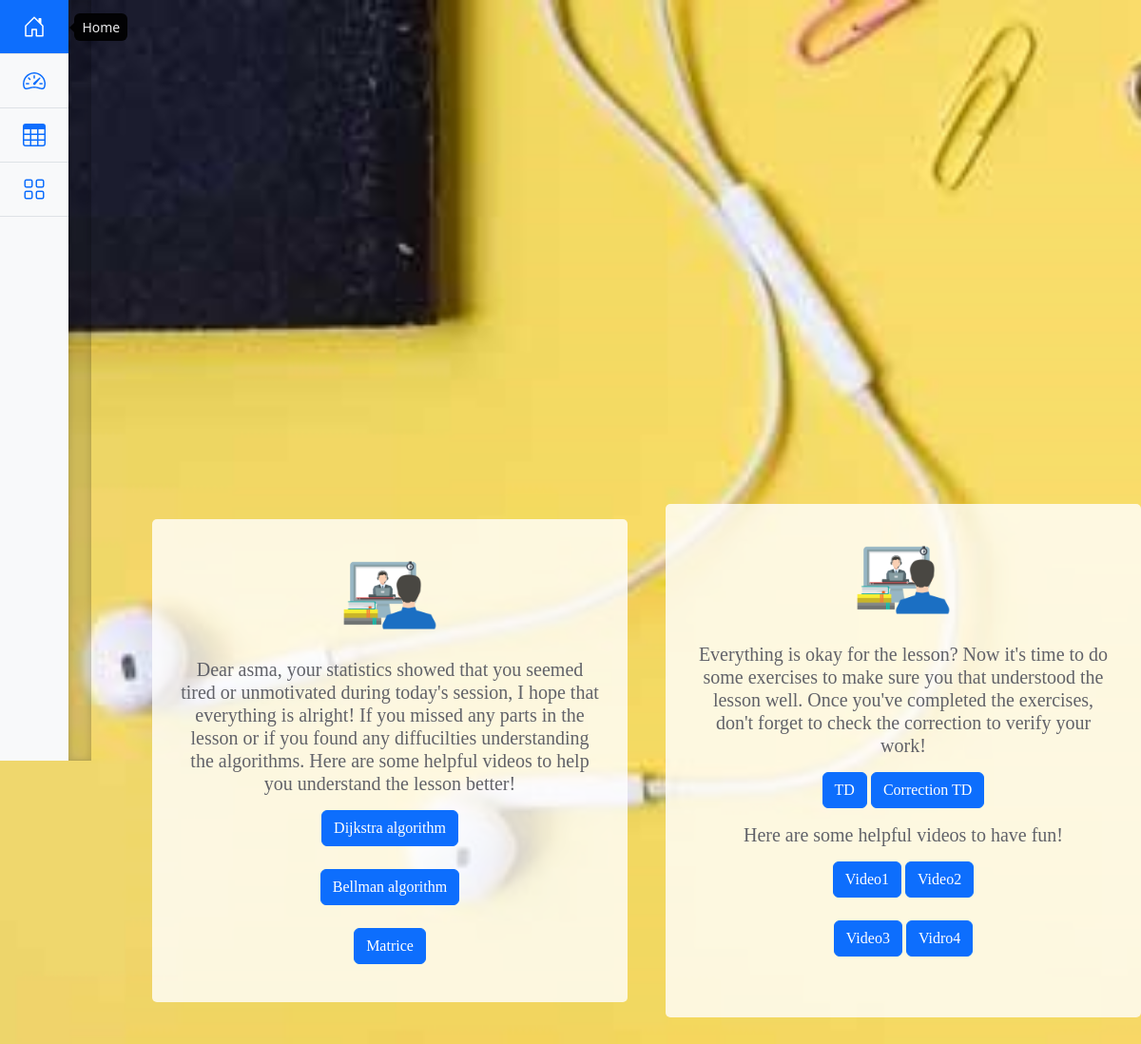
The app's page /recommendations/, older data.
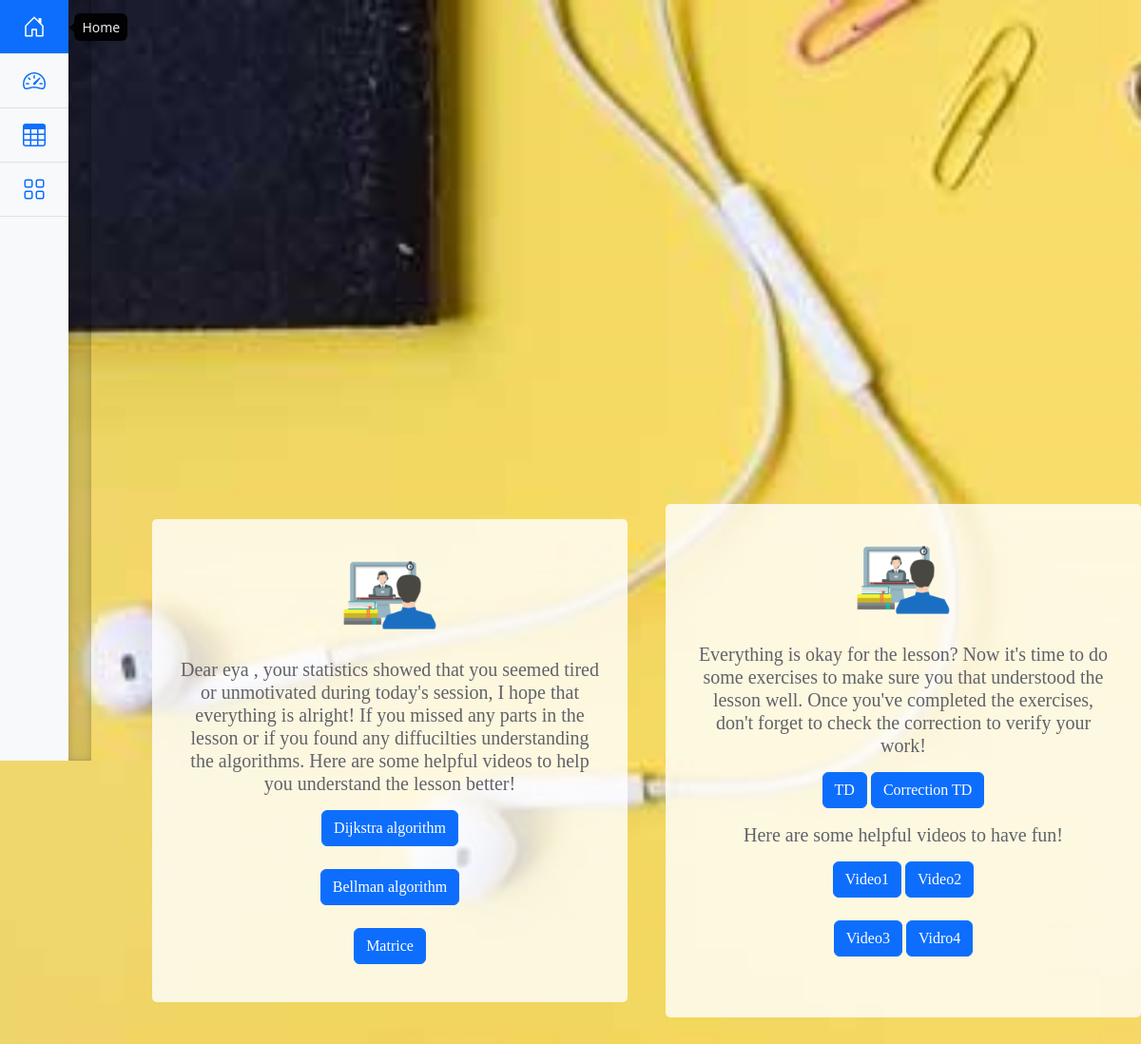
The same page, newer data.
### base/models.py (models this page shows, shortened)
class Etudiant(models.Model):
    nom = models.CharField(max_length=100)
    etat=models.CharField(max_length=100,default='absent(e)')
    class Meta:
        verbose_name_plural = 'etudiant'

### base/views.py (the view)
# urls.py: path('recommendations/', views.recommendation_s, name='recommendations'),
def recommendation_s(request):
    latest_detection = Detection.objects.latest('detection_time')
    detections = Detection.objects.filter(etudiant=latest_detection.etudiant).order_by('-detection_time')
    data = [{'emotion': d.emotion, 'detection_time': d.detection_time, 'etudiant': d.etudiant.nom} for d in detections]
    latest_etudiant = latest_detection.etudiant.nom if detections.exists() else None
    context = {'data': data, 'latest_etudiant': latest_etudiant}
    return render(request, 'Student/recommendation/recommendation.html',context)

### base/templates/Student/recommendation/recommendation.html (shortened to what this page needs)
{% load static %}
{% block content %}
<link rel="stylesheet" href="{% static 'base/css/bootstrap.css' %}" />
{%include '../side bar/index.html'%}
<body style="background-image: url({%static 'images/study.jpg' %});" >
<main>
    <section id="formcontainer1">
      <img id="logo" src="{% static 'images/logo.png' %}"/>
        <div id="welcome-message">
            <div style="font-family: Comic Sans MS, Comic Sans, cursive; ">
                <p><h5  style=" color: rgb(97, 98, 105);" >Everything is okay for the lesson? Now it's time to do some exercises to make sure you that understood the lesson well.
                    Once you've completed the exercises,
                    don't forget to check the correction to verify your work!</h5></p>
        <button type="button" class="btn btn-primary" data-bs-toggle="modal" data-bs-target="#exampleTD">
           TD
            </button>
            <button type="button" class="btn btn-primary" data-bs-toggle="modal" data-bs-target="#corrTD">
                Correction TD
                 </button>
                 <div style=" font-family: Comic Sans MS, Comic Sans, cursive; ">
                  <p ><h5  style=" color: rgb(97, 98, 105);">
                      Here are some helpful videos to  have fun!</h5></p>
                      <button type="button" class="btn btn-primary" data-bs-toggle="modal" data-bs-target="#exampleVideo3">
                        Video1
                          </button>
                          <button type="button" class="btn btn-primary" data-bs-toggle="modal" data-bs-target="#exampleVideo4">
                              Video2
                              </button> </br> </br>
                              <button type="button" class="btn btn-primary" data-bs-toggle="modal" data-bs-target="#exampleVideo5">
                           Video3
                                </button>
                                <button type="button" class="btn btn-primary" data-bs-toggle="modal" data-bs-target="#exampleVideo6">
                                  Vidro4
                                    </button>
             </div>
           </div>
        </div>
                </section>
                <section id="formcontainer">
                  <img id="logo" src="{% static 'images/logo.png' %}"/>
                    <div id="welcome-message">
                        <div style=" font-family: Comic Sans MS, Comic Sans, cursive; ">
                            <p ><h5  style=" color: rgb(97, 98, 105);">Dear {{ latest_etudiant }}, your statistics showed that you seemed tired or unmotivated during today's session,
                                I hope that everything is alright! If you missed any parts in the lesson or if you found any diffucilties understanding the algorithms.
                                Here are some helpful videos to help you understand the lesson better!</h5></p>
                                <button type="button" class="btn btn-primary" data-bs-toggle="modal" data-bs-target="#exampleVideo">
                                    Dijkstra algorithm
                                    </button> </br></br>
                                    <button type="button" class="btn btn-primary" data-bs-toggle="modal" data-bs-target="#exampleVideo1">
                                        Bellman algorithm
                                        </button> </br> </br>
                                        <button type="button" class="btn btn-primary" data-bs-toggle="modal" data-bs-target="#exampleVideo2">
                                          Matrice
                                            </button>
                       </div>
                    </div>
                              </section>
</main>
</body>
{% endblock content %}

### base/templates/Student/side bar/index.html (shortened to what this page needs)
{%load static%}
<!doctype html>
<html lang="en" data-bs-theme="auto">
  <head><script src="../assets/js/color-modes.js"></script>
<link href="../assets/dist/css/bootstrap.min.css" rel="stylesheet">
    <link href="sidebars.css" rel="stylesheet">
  </head>
  <body>
<main class="d-flex flex-nowrap">
  <div class="d-flex flex-column flex-shrink-0 bg-body-tertiary" style="width: 4.5rem;">
    <ul class="nav nav-pills nav-flush flex-column mb-auto text-center">
      <li class="nav-item">
        <a href="{%url 'homes'%}" class="nav-link active py-3 border-bottom rounded-0" aria-current="page" title="Home" data-bs-toggle="tooltip" data-bs-placement="right">
          <svg class="bi pe-none" width="24" height="24" role="img" aria-label="Home"><use xlink:href="#home"/></svg>
        </a>
      </li>
      <li>
        <a href="{% url 'dashboard_s'%}" class="nav-link py-3 border-bottom rounded-0" title="Dashboard" data-bs-toggle="tooltip" data-bs-placement="right">
          <svg class="bi pe-none" width="24" height="24" role="img" aria-label="Dashboard"><use xlink:href="#speedometer2"/></svg>
        </a>
      </li>
      <li>
        <a href="{%url 'student'%}" class="nav-link py-3 border-bottom rounded-0" title="Join Course" data-bs-toggle="tooltip" data-bs-placement="right">
          <svg class="bi pe-none" width="24" height="24" role="img" aria-label="Orders"><use xlink:href="#table"/></svg>
        </a>
      </li>
      <li>
        <a href="{% url 'detect_emotion'%}" class="nav-link py-3 border-bottom rounded-0" title="Modele ia" data-bs-toggle="tooltip" data-bs-placement="right">
          <svg class="bi pe-none" width="24" height="24" role="img" aria-label="Products"><use xlink:href="#grid"/></svg>
        </a>
      </li>
    </ul>
  </div>
  <div class="b-example-divider b-example-vr"></div>
</main>
  </body>
</html>

### base/templates/Student/side bar/sidebars.css (style rules this page uses)
body { min-height: 100vh; min-height: -webkit-fill-available; }
html { height: -webkit-fill-available; }
main { height: 100vh; height: -webkit-fill-available; max-height: 100vh; overflow-x: auto; overflow-y: hidden; }

### base/templates/Student/side bar/index.html (style rules this page uses)
.b-example-divider { width: 100%; height: 3rem; background-color: rgba(0, 0, 0, .1); border: solid rgba(0, 0, 0, .15); border-width: 1px 0; box-shadow: inset 0 .5em 1.5em rgba(0, 0, 0, .1), inset 0 .125em .5em rgba(0, 0, 0, .15); }
.b-example-vr { flex-shrink: 0; width: 1.5rem; height: 100vh; }
.bi { vertical-align: -.125em; fill: currentColor; }

### base/templates/Student/recommendation/recommendation.html (style rules this page uses)
#formcontainer { width: 500px; box-shadow:var(--shaddow); background-color: rgba(255, 255, 255, 0.8); padding: 30px; border-radius: 5px; position: fixed; top:50%; left:5%; transform: translate(20%, -50%); }
#formcontainer1 { width: 500px; box-shadow:var(--shaddow); background-color: rgba(255, 255, 255, 0.8); padding: 30px; border-radius: 5px; position: fixed; top:50%; left:50%; transform: translate(20%, -50%); }
#welcome-message { text-align: center; margin-bottom: 10px; }
#logo { display: block; width: 100px; margin: 0 auto; }
body { background-size: cover; background-repeat: no-repeat; background-attachment: fixed; background-position: center center; height: 100vh; width: 100vw; }

Row changes from the older to the newer data that the page shows:
removed Etudiant: nom "asma"
added Etudiant: nom "eya"
